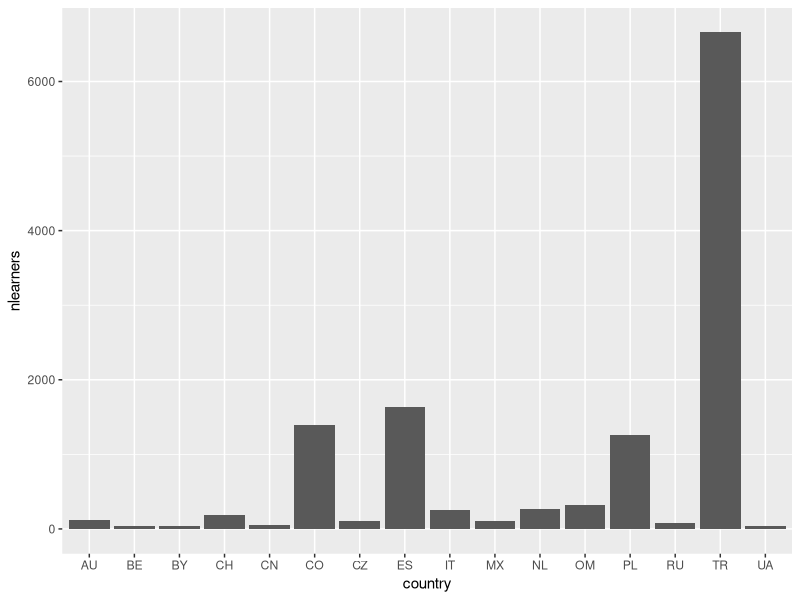
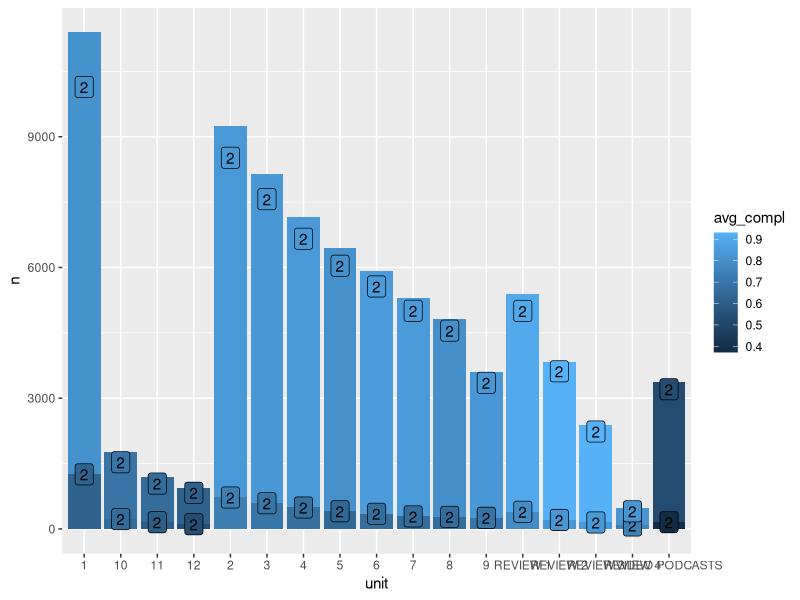
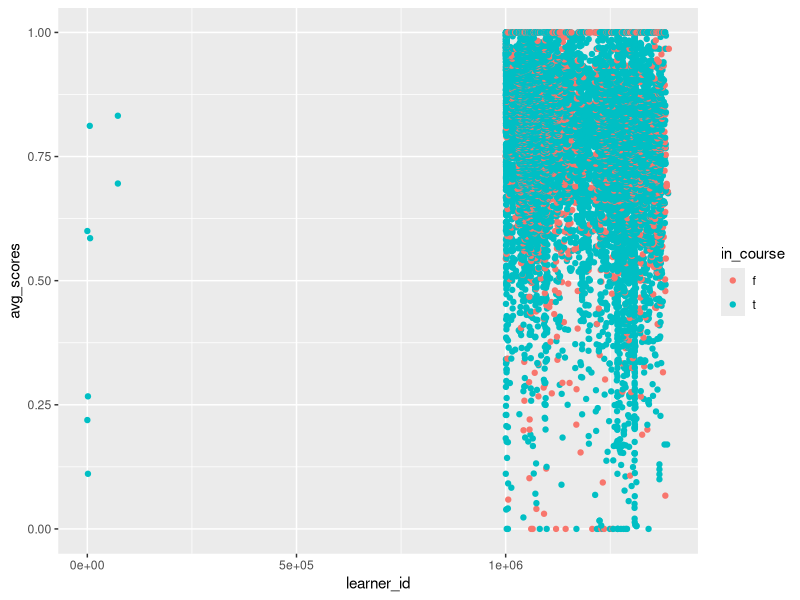

These figures' R source, in order: (Note: this script raises an error after producing the figures.)
library(ggplot2)
library(dplyr)
library(tidyr)
library(ggthemes)

setwd("D:/pearson")
#tabAll <- read.csv("data2018.csv", sep = ";", classes = c(integer, factor, factor, factor, numeric, numeric, numeric))
initial <- read.csv("data2018.csv",sep=";", nrows = 1000)
classes <- sapply(initial, class)
classes["inv_rate"] = "numeric"
tabAll <- read.csv("data2018.csv",sep=";",
                   colClasses = classes)

colnames(tabAll)[1] <- "learner_id"

#missing values
sapply(tabAll, function(x) sum(is.na(x)))
tabAll[rowSums(is.na(tabAll)) > 0,]

tabCleaned <- tabAll %>% drop_na() %>% filter(unit != "") %>% filter(country != "") %>% filter(avg_score <= 1)
  #learner to country
countrySummary <- tabCleaned %>% group_by(country, in_course) %>% summarise(avg_completion = mean(completion),avg_score = mean(avg_score), inv_rate= mean(inv_rate), nlearners = length(unique(learner_id))) %>% arrange(-nlearners) %>% filter(nlearners > 30)
p <- ggplot(data = countrySummary, aes(x= country, y = nlearners))
p + geom_bar(stat="identity")

unitSummary <- tabCleaned %>% group_by(unit, in_course) %>% summarise(avg_scores = mean(avg_score), n = n(), avg_compl = mean(completion))
p <- ggplot(data = unitSummary, aes(x= unit, y = n, fill = avg_compl))
p + geom_bar(stat= "identity")  + geom_label(label =  "2")

bottom1percentSummary <- tabCleaned %>% group_by(learner_id, country, in_course) %>% summarise(avg_scores = mean(avg_score), n = n(), inv_rate = mean(inv_rate)) %>% arrange(avg_scores)
p <- ggplot(data = bottom1percentSummary, aes(x = learner_id, y = avg_scores, color = in_course))
p + geom_point()

ggplot(unitSummary, aes(x = unit, y = avg_compl, color = in_course, size= completion)) +   # Fill column
  geom_point(stat = "identity", width = .6) +   # draw the bars
 
  coord_flip() +  # Flip axes
  labs(title="Email Campaign Funnel") +
  theme_tufte() +  # Tufte theme from ggfortify
  theme(plot.title = element_text(hjust = .5), 
        axis.ticks = element_blank()) +   # Centre plot title
  scale_fill_brewer(palette = "Dark2")  # Color palette
